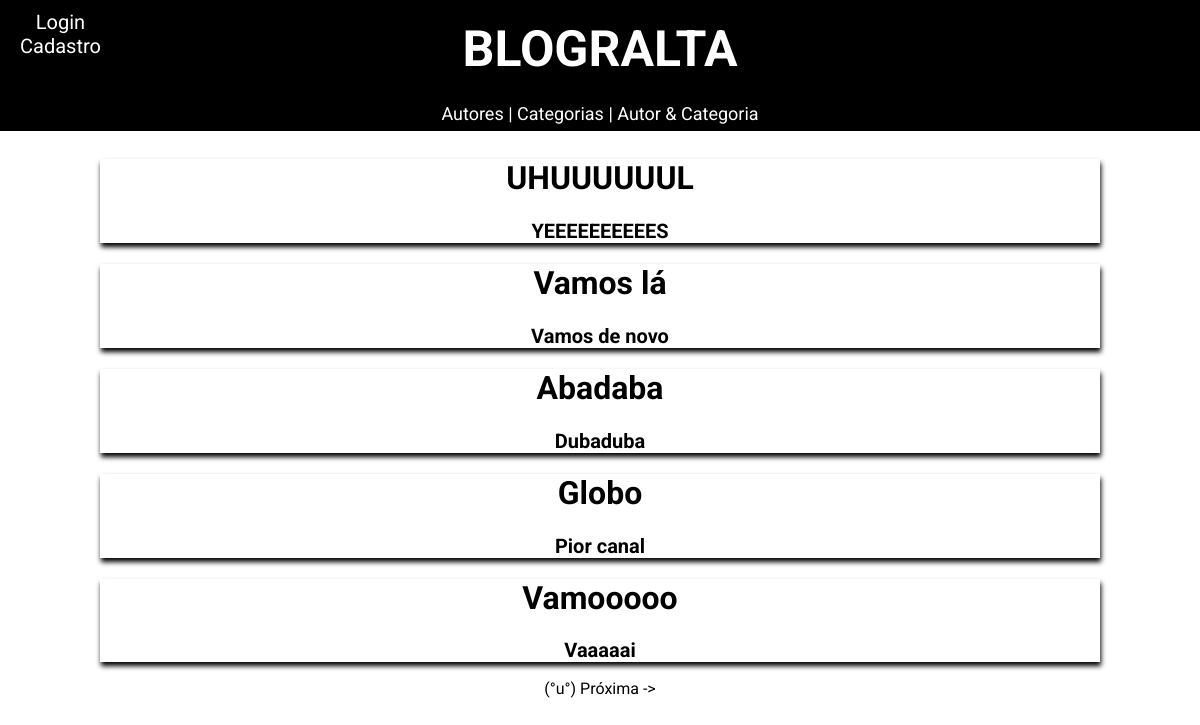
The page / on the database its author committed.
### tables this page shows
CREATE TABLE `noticia` (
  `id_noticia` int(4) NOT NULL,
  `data` date NOT NULL,
  `resumo` text NOT NULL,
  `titulo` text NOT NULL,
  `conteudo` text NOT NULL,
  `id_categoria` int(4) NOT NULL,
  `id_autor` int(4) NOT NULL
);

### index.php (the view, shortened to what this page needs)
<!DOCTYPE html>
<html>
<head>
	<link href="./estilo.css" rel="stylesheet" />
</head>
<body>
	<?php require('./head.php'); ?>
	<div id="conteudo">
		<?php
			$totalNoticias = "5";
			if(isset($_GET['pagina']))
	    		$pagina=$_GET['pagina'];
	    	else
	    		$pagina = "1";
			$inicial = $pagina - 1;
			$inicial = $inicial * $totalNoticias;
			$sql = "SELECT * FROM noticia";
		    $limite = $bd->query("$sql ORDER BY id_noticia desc LIMIT $inicial, $totalNoticias");
		    $todasNoticias = mysqli_num_rows($bd->query($sql));
		    $totalPagina = $todasNoticias / $totalNoticias;
		    while ($noticias = mysqli_fetch_array($limite))
		    {
		    	echo '<a href="./leitura.php?id_noticia='.$noticias['id_noticia'].'"><div id="noticia"><h1>'.$noticias['titulo'].'</h1>';
		    	echo '<h2>'.$noticias['resumo'].'</h2></div></a>';
		    }
		?>
			<div id="paginacao">
				<?php
					$proximo = $pagina +1;
					echo ' (°u°) ';
					if($pagina < $totalPagina)
						echo '<a href="?pagina='.$proximo.'">Próxima -></a> ';
				?>
			</div>
	</div>
</body>
</html>

### estilo.css (style rules this page uses)
body { font-family: 'Roboto', sans-serif; }
a { text-decoration: none; color: black; }
#conteudo { width: 1000px; margin:0 auto; padding-top: 130px; text-align: center; }
#noticia h2 { font-size: 20px; }
#noticia { box-shadow: 1px 4px 5px #000; }

### rows shown on the page
noticia: titulo "UHUUUUUUL", resumo "YEEEEEEEEEES"
noticia: titulo "Vamos lá", resumo "Vamos de novo"
noticia: titulo "Abadaba", resumo "Dubaduba"
noticia: titulo "Globo", resumo "Pior canal"
noticia: titulo "Vamooooo", resumo "Vaaaaai"
